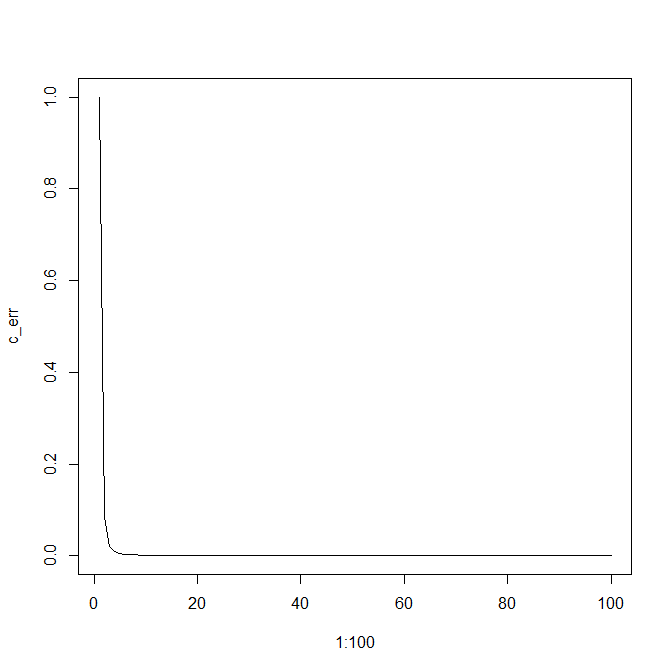

Write R code to recreate this figure.
# Ejercicio regla del trapecio

f <- function(x){
  exp(-1 * x * x)
}

a <- 0
b <- 1

gen_part <- function(a, b, n){
  seq(a, b, length.out = n)
}

calcula_int <- function(f, part){
  bandera <- 0
  anterior <- NULL
  
  sol <- 0
  
  for(i in part){
       if (bandera == 0){
         bandera <- 1
         anterior = i
       }
    else{
     x_i <-  i
     x_i_menos_1 <- anterior
     
     h <- x_i - x_i_menos_1
     
     sol <- sol + ((f(x_i) + f(x_i_menos_1) )/2) * h
     #print(sol)
     anterior <- i
    }
  }
  #print(sol)
  return(sol)
}

c_int <- c()
c_err <- c()
real <- 0.746824132812

for(n in 1:10000){
    part <- gen_part(a, b, n)
    #print(part)
    valor <- calcula_int(f, part)
    c_int <- c(c_int, valor)
    
    c_err <- c(c_err, abs(  (valor - real)/real )  )
    
}

plot(1:100, c_err, type = 'l')
